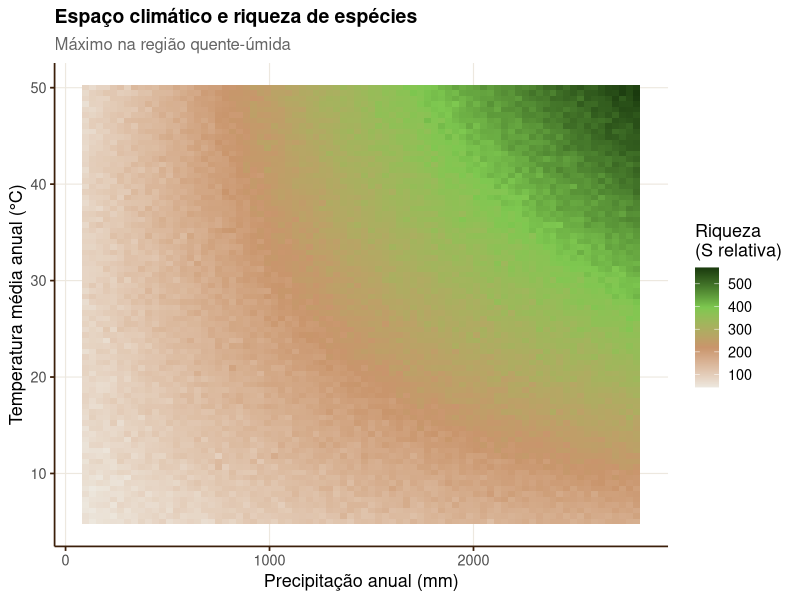
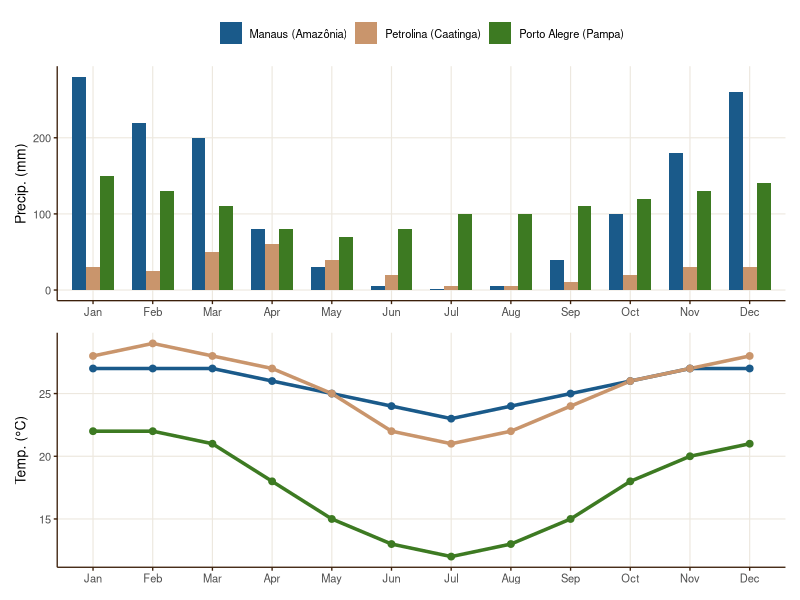
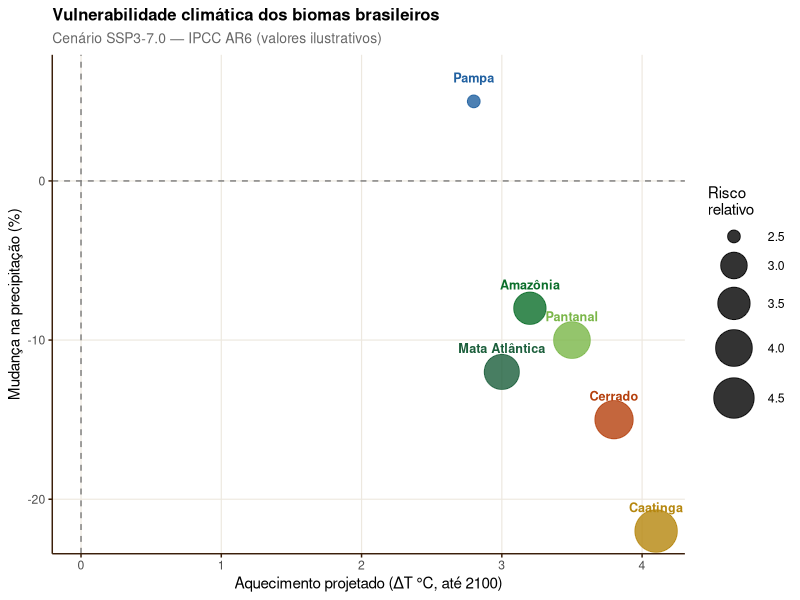
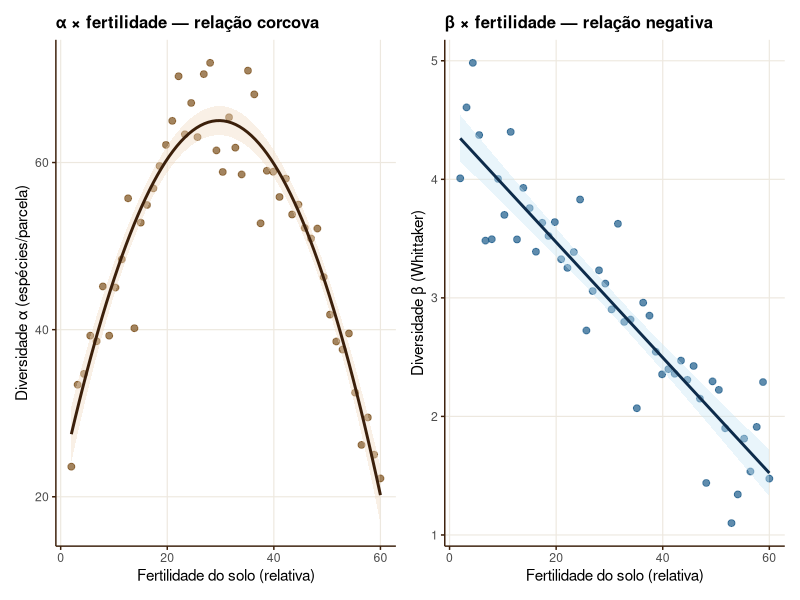
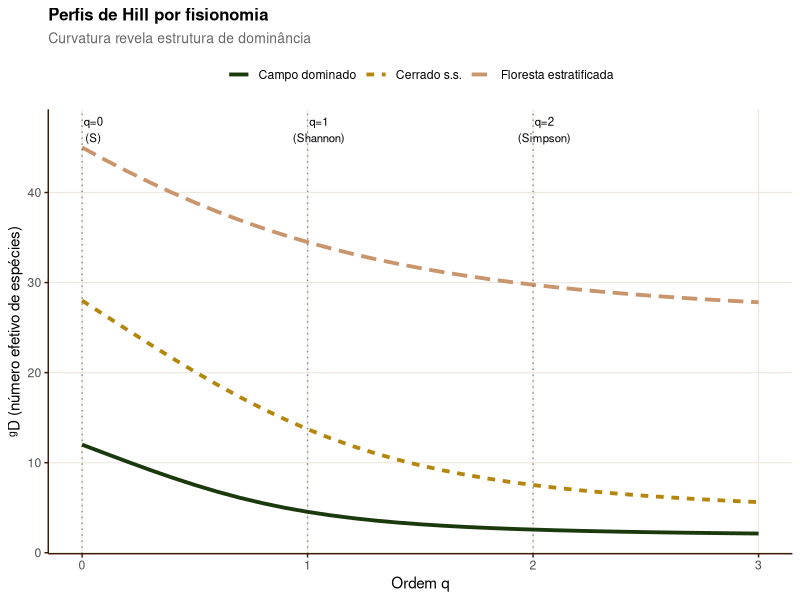
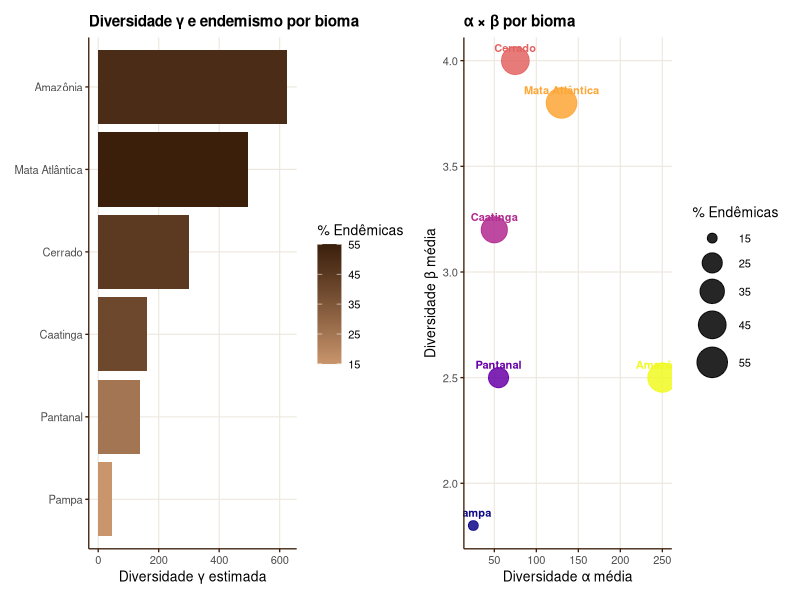
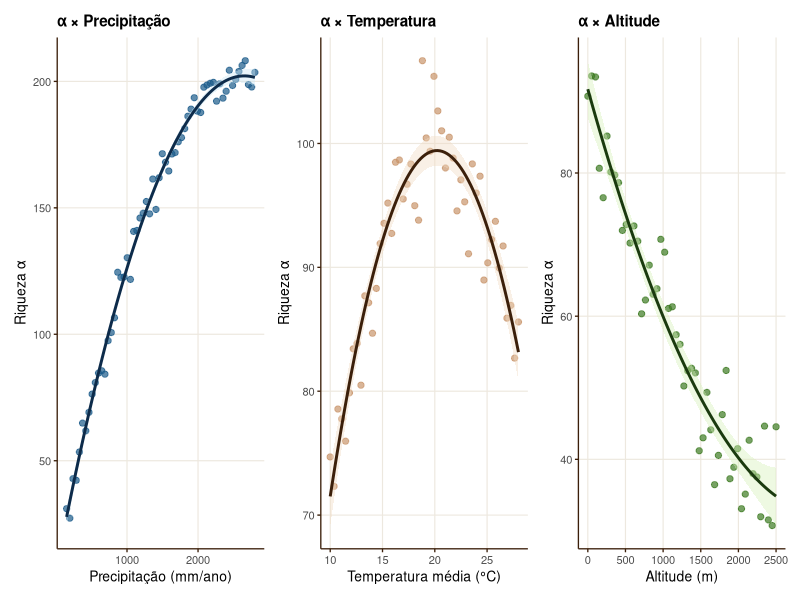
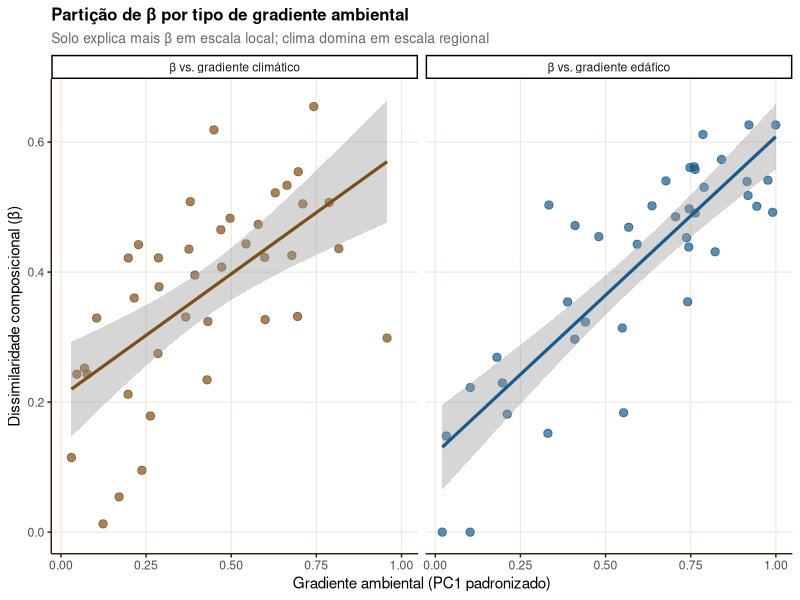

The R script that drew these images, in order:
## ---- chunk 1
library(tidyverse)
library(patchwork)
library(vegan)
theme_aula <- function(base = 12) {
  theme_classic(base_size = base) +
    theme(
      plot.title    = element_text(face = "bold", size = base + 1),
      plot.subtitle = element_text(colour = "grey40", size = base - 1),
      axis.line     = element_line(colour = "#3b1f0a"),
      axis.ticks    = element_line(colour = "#3b1f0a"),
      panel.grid.major = element_line(colour = "#ede8df", linewidth = 0.4)
    )
}
## ---- chunk 2
set.seed(42)
prec  <- seq(100, 2800, length.out = 80)
temp  <- seq(5, 50, length.out = 80)
grid  <- expand.grid(P = prec, T = temp)
grid$S <- with(grid,
  30 + 0.06*P - 0.00001*P^2 + 2.5*T - 0.04*T^2 +
  0.003*P*T + rnorm(nrow(grid), 0, 8))
grid$S <- pmax(5, grid$S)

ggplot(grid, aes(P, T, fill = S)) +
  geom_tile() +
  scale_fill_gradientn(
    colours = c("#ede8df","#c9956c","#7ec850","#1a3a0e"),
    name = "Riqueza\n(S relativa)") +
  labs(x = "Precipitação anual (mm)",
       y = "Temperatura média anual (°C)",
       title = "Espaço climático e riqueza de espécies",
       subtitle = "Máximo na região quente-úmida") +
  theme_aula(13)
## ---- chunk 3
meses <- factor(month.abb, levels = month.abb)
df_clim <- bind_rows(
  data.frame(mes = meses,
             prec = c(280,220,200,80,30,5,2,5,40,100,180,260),
             temp = c(27,27,27,26,25,24,23,24,25,26,27,27),
             bioma = "Manaus (Amazônia)"),
  data.frame(mes = meses,
             prec = c(30,25,50,60,40,20,5,5,10,20,30,30),
             temp = c(28,29,28,27,25,22,21,22,24,26,27,28),
             bioma = "Petrolina (Caatinga)"),
  data.frame(mes = meses,
             prec = c(150,130,110,80,70,80,100,100,110,120,130,140),
             temp = c(22,22,21,18,15,13,12,13,15,18,20,21),
             bioma = "Porto Alegre (Pampa)")
)
p1 <- ggplot(df_clim, aes(mes, prec, fill = bioma, group = bioma)) +
  geom_col(position = "dodge", width = 0.7) +
  scale_fill_manual(values = c("#1a5a8a","#c9956c","#3d7a22")) +
  labs(x = NULL, y = "Precip. (mm)", fill = NULL) +
  theme_aula(10) + theme(legend.position = "top")

p2 <- ggplot(df_clim, aes(mes, temp, colour = bioma, group = bioma)) +
  geom_line(linewidth = 1.2) + geom_point(size = 2) +
  scale_colour_manual(values = c("#1a5a8a","#c9956c","#3d7a22")) +
  labs(x = NULL, y = "Temp. (°C)", colour = NULL) +
  theme_aula(10) + theme(legend.position = "none")

p1 / p2
## ---- chunk 4
biomas <- c("Amazônia","Cerrado","Caatinga","Mata Atlântica","Pantanal","Pampa")
delta_T  <- c(3.2, 3.8, 4.1, 3.0, 3.5, 2.8)   # °C até 2100
delta_P  <- c(-8, -15, -22, -12, -10, +5)       # % mudança precip.
risco    <- c(3.5, 4.2, 4.8, 3.8, 4.0, 2.5)    # índice de risco relativo

df_cc <- data.frame(biomas, delta_T, delta_P, risco)

ggplot(df_cc, aes(delta_T, delta_P, size = risco, colour = biomas,
                  label = biomas)) +
  geom_point(alpha = 0.8) +
  geom_text(nudge_y = 1.5, size = 3.2, fontface = "bold") +
  geom_hline(yintercept = 0, linetype = "dashed", colour = "grey50") +
  geom_vline(xintercept = 0, linetype = "dashed", colour = "grey50") +
  scale_size_continuous(range = c(4, 14), name = "Risco\nrelativo") +
  scale_colour_manual(values = c("#0a6e2a","#b5860d","#b5400d",
                                 "#1b5e3b","#2060a0","#7ab648"),
                      guide = "none") +
  labs(x = "Aquecimento projetado (ΔT °C, até 2100)",
       y = "Mudança na precipitação (%)",
       title = "Vulnerabilidade climática dos biomas brasileiros",
       subtitle = "Cenário SSP3-7.0 — IPCC AR6 (valores ilustrativos)") +
  theme_aula(11)
## ---- chunk 5
set.seed(77)
# Simula gradiente de fertilidade do solo (eixo x) e diversidade
fertilidade <- seq(2, 60, length.out = 50)

# α segue relação hump-backed (máximo em fertilidade intermediária)
alpha_obs <- 20 + 3.0 * fertilidade - 0.05 * fertilidade^2 +
             rnorm(50, 0, 4)
alpha_obs  <- pmax(5, alpha_obs)

# β decresce com fertilidade (habitats ricos homogeneizam)
beta_obs   <- 4.5 - 0.05 * fertilidade + rnorm(50, 0, 0.3)
beta_obs   <- pmax(1.1, beta_obs)

df_sb <- data.frame(fertilidade, alpha_obs, beta_obs)

p1 <- ggplot(df_sb, aes(fertilidade, alpha_obs)) +
  geom_point(colour = "#7b4f1a", alpha = 0.7, size = 2) +
  geom_smooth(method = "lm", formula = y ~ poly(x, 2),
              colour = "#3b1f0a", fill = "#f0d9c0", se = TRUE) +
  labs(x = "Fertilidade do solo (relativa)",
       y = "Diversidade α (espécies/parcela)",
       title = "α × fertilidade — relação corcova") +
  theme_aula(11)

p2 <- ggplot(df_sb, aes(fertilidade, beta_obs)) +
  geom_point(colour = "#1a5a8a", alpha = 0.7, size = 2) +
  geom_smooth(method = "lm", colour = "#0d2b4a",
              fill = "#c8e6f5", se = TRUE) +
  labs(x = "Fertilidade do solo (relativa)",
       y = "Diversidade β (Whittaker)",
       title = "β × fertilidade — relação negativa") +
  theme_aula(11)

p1 | p2
## ---- chunk 6
hill_n <- function(p, q) {
  p <- p[p > 0]; p <- p / sum(p)
  if (abs(q - 1) < 1e-9) exp(-sum(p * log(p)))
  else sum(p^q)^(1/(1-q))
}

q_vals <- seq(0, 3, by = 0.1)

# Floresta estratificada: muitas sp. com abundâncias similares
p_floresta <- c(rep(0.04, 20), rep(0.008, 25))
# Cerrado: dominância moderada
p_cerrado  <- c(0.3, 0.15, 0.10, rep(0.03, 10), rep(0.01, 15))
# Campo monodomninante: 1 sp. muito dominante
p_campo    <- c(0.6, 0.15, rep(0.025, 10))

df_hill <- data.frame(
  q = rep(q_vals, 3),
  D = c(sapply(q_vals, hill_n, p = p_floresta / sum(p_floresta)),
        sapply(q_vals, hill_n, p = p_cerrado  / sum(p_cerrado)),
        sapply(q_vals, hill_n, p = p_campo    / sum(p_campo))),
  fisionomia = rep(c("Floresta estratificada","Cerrado s.s.","Campo dominado"),
                   each = length(q_vals))
)

ggplot(df_hill, aes(q, D, colour = fisionomia, linetype = fisionomia)) +
  geom_line(linewidth = 1.3) +
  scale_colour_manual(values = c("#1a3a0e","#b5860d","#c9956c")) +
  geom_vline(xintercept = c(0,1,2), linetype = "dotted", alpha = 0.4) +
  annotate("text", x = c(0.05,1.05,2.05), y = 47,
           label = c("q=0\n(S)","q=1\n(Shannon)","q=2\n(Simpson)"), size = 2.9) +
  labs(x = "Ordem q", y = "ᵍD (número efetivo de espécies)",
       title = "Perfis de Hill por fisionomia",
       subtitle = "Curvatura revela estrutura de dominância",
       colour = NULL, linetype = NULL) +
  theme_aula(11) + theme(legend.position = "top")
## ---- chunk 7
biomas_ord <- c("Pampa","Pantanal","Caatinga","Cerrado",
                "Mata Atlântica","Amazônia")
alpha_med  <- c(25, 55, 50, 75, 130, 250)
beta_med   <- c(1.8, 2.5, 3.2, 4.0, 3.8, 2.5)
gamma_med  <- alpha_med * beta_med
endemismo  <- c(15, 25, 40, 45, 55, 50)   # % de espécies endêmicas

df_syn <- data.frame(biomas_ord = factor(biomas_ord, levels = biomas_ord),
                     alpha_med, beta_med, gamma_med, endemismo)

p1 <- ggplot(df_syn, aes(reorder(biomas_ord, gamma_med), gamma_med,
                          fill = endemismo)) +
  geom_col() +
  scale_fill_gradient(low = "#c9956c", high = "#3b1f0a",
                      name = "% Endêmicas") +
  coord_flip() +
  labs(x = NULL, y = "Diversidade γ estimada",
       title = "Diversidade γ e endemismo por bioma") +
  theme_aula(10)

p2 <- ggplot(df_syn, aes(alpha_med, beta_med, size = endemismo,
                          colour = biomas_ord, label = biomas_ord)) +
  geom_point(alpha = 0.85) +
  geom_text(size = 2.8, vjust = -1.1, fontface = "bold") +
  scale_size_continuous(range = c(3,10), name = "% Endêmicas") +
  scale_colour_viridis_d(option = "plasma", guide = "none") +
  labs(x = "Diversidade α média",
       y = "Diversidade β média",
       title = "α × β por bioma") +
  theme_aula(10)

p1 | p2
## ---- chunk 8
set.seed(55)

# Gradiente de precipitação (Amazônia → Caatinga → Caatinga árida)
prec_g <- seq(150, 2800, length.out = 60)
alpha_prec <- 10 + 0.14 * prec_g - 0.000025 * prec_g^2 +
              rnorm(60, 0, 5)
alpha_prec <- pmax(5, alpha_prec)

# Gradiente de temperatura (Pampa → Cerrado → Amazônia)
temp_g <- seq(10, 28, length.out = 50)
alpha_temp <- -20 + 12 * temp_g - 0.3 * temp_g^2 +
              rnorm(50, 0, 3)
alpha_temp <- pmax(5, alpha_temp)

# Gradiente de altitude (0 → 2500m nos campos rupestres)
alt_g <- seq(0, 2500, length.out = 50)
alpha_alt <- 90 * exp(-0.0004 * alt_g) + 20 * exp(-0.002 * (alt_g - 1000)^2) +
             rnorm(50, 0, 4)
alpha_alt <- pmax(5, alpha_alt)

p1 <- ggplot(data.frame(prec_g, alpha_prec),
             aes(prec_g, alpha_prec)) +
  geom_point(size = 1.8, colour = "#1a5a8a", alpha = 0.7) +
  geom_smooth(method = "lm", formula = y ~ poly(x, 2),
              colour = "#0d2b4a", fill = "#c8e6f5", se = TRUE) +
  labs(x = "Precipitação (mm/ano)", y = "Riqueza α",
       title = "α × Precipitação") + theme_aula(10)

p2 <- ggplot(data.frame(temp_g, alpha_temp),
             aes(temp_g, alpha_temp)) +
  geom_point(size = 1.8, colour = "#c9956c", alpha = 0.7) +
  geom_smooth(method = "lm", formula = y ~ poly(x, 2),
              colour = "#3b1f0a", fill = "#f0d9c0", se = TRUE) +
  labs(x = "Temperatura média (°C)", y = "Riqueza α",
       title = "α × Temperatura") + theme_aula(10)

p3 <- ggplot(data.frame(alt_g, alpha_alt),
             aes(alt_g, alpha_alt)) +
  geom_point(size = 1.8, colour = "#3d7a22", alpha = 0.7) +
  geom_smooth(method = "lm", formula = y ~ poly(x, 2),
              colour = "#1a3a0e", fill = "#d4f0b8", se = TRUE) +
  labs(x = "Altitude (m)", y = "Riqueza α",
       title = "α × Altitude") + theme_aula(10)

p1 | p2 | p3
## ---- chunk 9
set.seed(88)
n <- 40
gradiente_solo <- runif(n, 0, 1)    # PC1 de variáveis edáficas
gradiente_clim <- runif(n, 0, 1)    # PC1 climática

beta_solo <- 0.55 * gradiente_solo + 0.15 * gradiente_clim +
             rnorm(n, 0, 0.08)
beta_clim <- 0.35 * gradiente_solo + 0.40 * gradiente_clim +
             rnorm(n, 0, 0.08)
beta_solo <- pmin(1, pmax(0, beta_solo))
beta_clim <- pmin(1, pmax(0, beta_clim))

df_bc <- data.frame(gradiente_solo, gradiente_clim,
                    beta_solo, beta_clim) |>
  pivot_longer(c(beta_solo, beta_clim),
               names_to = "predictor", values_to = "beta")

ggplot(df_bc, aes(
  x = ifelse(predictor == "beta_solo", gradiente_solo, gradiente_clim),
  y = beta, colour = predictor)) +
  geom_point(alpha = 0.7, size = 2.5) +
  geom_smooth(method = "lm", se = TRUE, linewidth = 1.1) +
  facet_wrap(~ predictor,
             labeller = as_labeller(c(beta_solo = "β vs. gradiente edáfico",
                                      beta_clim  = "β vs. gradiente climático"))) +
  scale_colour_manual(values = c("#7b4f1a","#1a5a8a"), guide = "none") +
  labs(x = "Gradiente ambiental (PC1 padronizado)",
       y = "Dissimilaridade composicional (β)",
       title = "Partição de β por tipo de gradiente ambiental",
       subtitle = "Solo explica mais β em escala local; clima domina em escala regional") +
  theme_aula(11)
## ---- chunk 10
# Diagrama visual usando ggplot + anotações
df_frame <- data.frame(
  x = c(2, 7, 12,   2, 7, 12,   7),
  y = c(8, 8, 8,    3, 3,  3,    5.5),
  label = c("CLIMA\n(T, P, PET,\nBIO1–19)",
            "SOLO\n(pH, textura,\nnutrientes)",
            "VEGETAÇÃO\n(fisionomia,\nestratificação)",
            "Diversidade α\n(Hill numbers,\nriqueza local)",
            "Diversidade β\n(turnover,\naninhamento)",
            "Diversidade γ\n(pool regional,\nendemismo)",
            "BIOGEOGRAFIA\n(dispersão,\nnicho, história)"),
  fill_c = c("#c8e6f5","#f0d9c0","#d4f0b8",
             "#e8ecf5","#e8ecf5","#e8ecf5",
             "#ede8f5"),
  border = c("#0d2b4a","#3b1f0a","#1a3a0e",
             "#2a0e50","#2a0e50","#2a0e50",
             "#2a0e50")
)

ggplot(df_frame, aes(x, y)) +
  geom_tile(aes(fill = fill_c, colour = border),
            width = 3.5, height = 1.8, linewidth = 1.2) +
  geom_text(aes(label = label), size = 3.2, fontface = "bold",
            lineheight = 1.1) +
  scale_fill_identity() +
  scale_colour_identity() +
  # Setas: clima → solo → vegetação
  annotate("segment", x=3.8,xend=5.2, y=8,yend=8,
           arrow=arrow(length=unit(0.25,"cm")),colour="#555",linewidth=1) +
  annotate("segment", x=8.8,xend=10.2, y=8,yend=8,
           arrow=arrow(length=unit(0.25,"cm")),colour="#555",linewidth=1) +
  # Setas: trio → beta
  annotate("segment", x=2,xend=5.2, y=6.9,yend=3.9,
           arrow=arrow(length=unit(0.2,"cm")),colour="#888",linewidth=0.8) +
  annotate("segment", x=7,xend=7, y=6.9,yend=3.9,
           arrow=arrow(length=unit(0.2,"cm")),colour="#888",linewidth=0.8) +
  annotate("segment", x=12,xend=8.8, y=6.9,yend=3.9,
           arrow=arrow(length=unit(0.2,"cm")),colour="#888",linewidth=0.8) +
  # Seta biogeografia → diversidades
  annotate("segment", x=7,xend=7, y=4.6,yend=3.9,
           colour="#2a0e50",linewidth=1,linetype="dashed") +
  # Setas entre escalas de diversidade
  annotate("segment", x=3.8,xend=5.2, y=3,yend=3,
           arrow=arrow(length=unit(0.2,"cm")),colour="#555",linewidth=0.8) +
  annotate("segment", x=8.8,xend=10.2, y=3,yend=3,
           arrow=arrow(length=unit(0.2,"cm")),colour="#555",linewidth=0.8) +
  xlim(0,14) + ylim(1.5,10) +
  theme_void() +
  labs(title = "Clima × Solo × Vegetação → Diversidade em múltiplas escalas")
